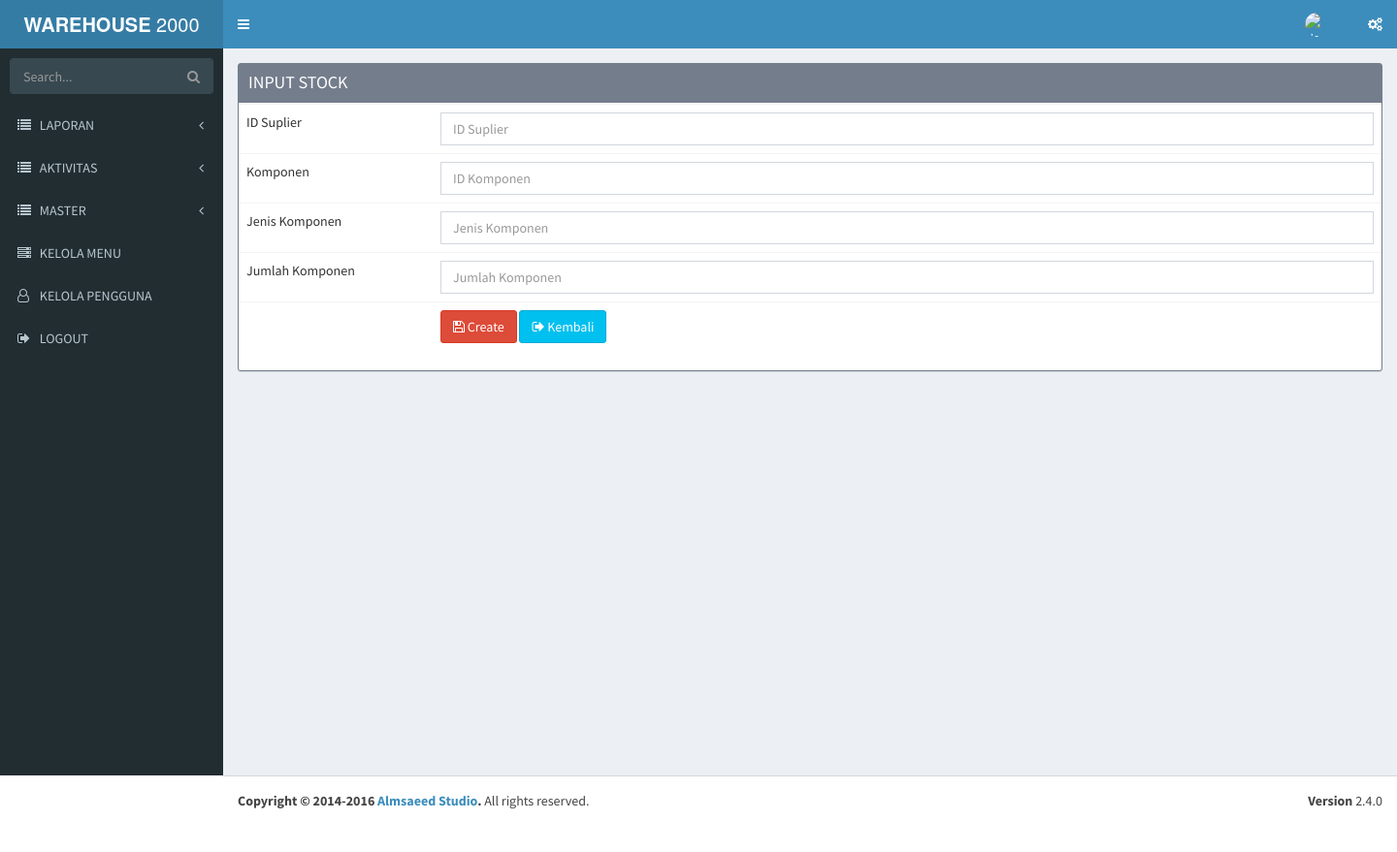
/index.php/updatestock/create, run on the app's committed database.
### tables this page shows
CREATE TABLE `tbl_menu` (
  `id_menu` int(11) NOT NULL,
  `title` varchar(50) NOT NULL,
  `url` varchar(30) NOT NULL,
  `icon` varchar(30) NOT NULL,
  `is_main_menu` int(11) NOT NULL,
  `is_aktif` enum('y','n') NOT NULL COMMENT 'y=yes,n=no',
  `no_urut` int(5) NOT NULL
);

### application/libraries/Template.php (called while the page is built)
<?php if ( ! defined('BASEPATH')) exit('No direct script access allowed');
class Template {
		var $template_data = array();
		function set($name, $value)
		{
			$this->template_data[$name] = $value;
		}
		function load($template = '', $view = '' , $view_data = array(), $return = FALSE)
		{
			$this->CI =& get_instance();
			$this->set('contents', $this->CI->load->view($view, $view_data, TRUE));
			return $this->CI->load->view($template, $this->template_data, $return);
		}
}

### application/controllers/Updatestock.php (called while the page is built, shortened)
<?php
class Updatestock extends CI_Controller
{
    public function create()
    {
        $data = array(
            'button'  => 'Create',
            'action'  => site_url('updatestock/create_action'),
	    'id_komponen'     => set_value('id_komponen'),
        'jenis_komponen'  => set_value('jenis_komponen'),
	    'jml_komponen'    => set_value('jml_komponen'),
	    'id_suplier'      => set_value('id_suplier'),
        'nota'            => set_value('nota_beli'),
        'tgl_aktivitas'   => set_value('tanggal'),
        'keterangan'      => set_value('keterangan'),
	);
        $this->template->load('template','updatestock/tbl_menu_form', $data);
    }
}

### index.php (called while the page is built, shortened)
<?php
require_once BASEPATH.'core/CodeIgniter.php';

### application/views/updatestock/tbl_menu_form.php (the view)
<div class="content-wrapper">
    <section class="content">
        <div class="box box-warning box-solid">
            <div class="box-header with-border">
                <h3 class="box-title">INPUT STOCK</h3>
            </div>
            <form action="<?php echo $action; ?>" method="post">
<table class='table table-bordered>'>
	    <tr>
            <td width='200'>ID Suplier <?php echo form_error('id_suplier') ?></td><td><input type="text" class="form-control" name="id_suplier" id="id_suplier" placeholder="ID Suplier" value="<?php echo $id_suplier; ?>" /></td>
        </tr>
        <tr>
            <td width='200'>Komponen <?php echo form_error('id_komponen') ?></td><td><input type="text" class="form-control" name="id_komponen" id="id_komponen" placeholder="ID Komponen" value="<?php echo $id_komponen; ?>" /></td>
        </tr>
	    <tr>
            <td width='200'>Jenis Komponen <?php echo form_error('jenis_komponen') ?></td><td><input type="text" class="form-control" name="jenis_komponen" id="jenis_komponen" placeholder="Jenis Komponen" value="<?php echo $jenis_komponen; ?>" /></td>
        </tr>
	    <tr>
            <td width='200'>Jumlah Komponen <?php echo form_error('jml_komponen') ?></td><td><input type="text" class="form-control" name="jml_komponen" id="jml_komponen" placeholder="Jumlah Komponen" value="<?php echo $jml_komponen; ?>" /></td>
        </tr>
	    <tr><td></td><td>
	    <button type="submit" class="btn btn-danger"><i class="fa fa-floppy-o"></i> <?php echo $button ?></button>
	    <a href="<?php echo site_url('updatestock') ?>" class="btn btn-info"><i class="fa fa-sign-out"></i> Kembali</a></td></tr>
	</table></form>        </div>
</div>
</div>

### application/views/template/sidebar.php (shortened to what this page needs)
<section class="sidebar">
    <form action="#" method="get" class="sidebar-form">
        <div class="input-group">
            <input type="text" name="q" class="form-control" placeholder="Search...">
            <span class="input-group-btn">
                <button type="submit" name="search" id="search-btn" class="btn btn-flat"><i class="fa fa-search"></i>
                </button>
            </span>
        </div>
    </form>
    <ul class="sidebar-menu" data-widget="tree">
        <?php
        $main_menu = $this->db->get_where('tbl_menu', array('is_main_menu' =>0, 'is_aktif'=>'y'));
        foreach ($main_menu->result() as $m){
            $submenu = $this->db->get_where('tbl_menu',array('is_main_menu'=>$m->id_menu,'is_aktif'=>'y'));
            if($submenu->num_rows()>0){
                echo "<li class='treeview'>
                        <a href='#'>
                            <i class='$m->icon'></i> <span>".strtoupper($m->title)."</span>
                            <span class='pull-right-container'>
                                <i class='fa fa-angle-left pull-right'></i>
                            </span>
                        </a>
                        <ul class='treeview-menu' style='display: none;'>";
                        echo" </ul>
                    </li>";
            }else{
                echo "<li>";
                echo anchor($m->url,"<i class='".$m->icon."'></i> ".strtoupper($m->title));
                echo "</li>";
            }
        }
        ?>
        <li><?php echo anchor('auth/logout',"<i class='fa fa-sign-out'></i> LOGOUT");?></li>
    </ul>
</section>

### data on the page
tbl_menu: title "LAPORAN"
tbl_menu: title "AKTIVITAS"
tbl_menu: title "MASTER"
tbl_menu: url+icon+title "KELOLA MENU"
tbl_menu: url+icon+title "KELOLA PENGGUNA"

### other printed values
anchor('auth/logout',"<i class='fa fa-sign-out'></i> LOGOUT") "LOGOUT"
$button "Create"
